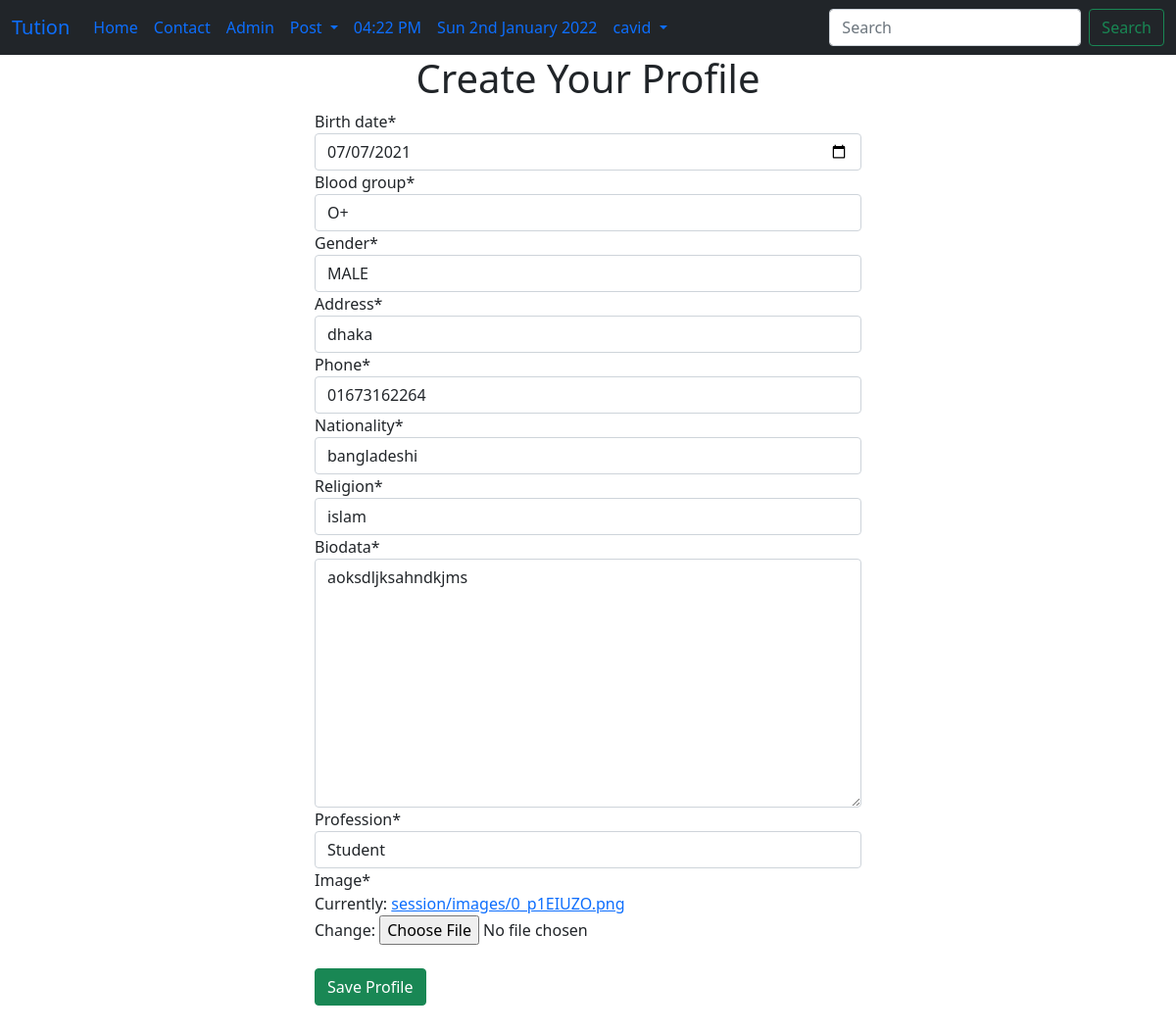
The app's page /session/userpro/ (signed in) with its own data.
### session/models.py (models this page shows, shortened)
class UserProfile(models.Model):
    GENRE_CHOICES = (
        ('Male', 'MALE'),
        ('Female', 'FEMALE'),
    )
    CATEGORY=(
        ('Student', 'Student'),
        ('Teacher', 'Teacher'),
    )
    BLOOD_GROUP=(
        ('A+', 'A+'),
        ('A-', 'A-'),
        ('AB+', 'AB+'),
        ('AB-', 'AB-'),
        ('B+', 'B+'),
        ('B-', 'B-'),
        ('O+', 'O+'),
        ('O-', 'O-'),
    )
    user = models.OneToOneField(User,on_delete=models.CASCADE)
    birth_date = models.DateField()
    blood_group=models.CharField(max_length=3, choices=BLOOD_GROUP)
    gender = models.CharField(max_length=50, choices=GENRE_CHOICES)
    address = models.CharField(max_length=150)
    phone=models.CharField(max_length=13)
    nationality = models.CharField(max_length=30)
    religion = models.CharField(max_length=50)
    biodata=models.TextField()
    profession=models.CharField(max_length=50,choices=CATEGORY,null=True)
    image=models.ImageField(default='default.jpg', upload_to='session/images')

### session/views.py (the view)
# urls.py: path('userpro/',userProfile,name="userProfile"),
def userProfile(request):
    try:
        instance= UserProfile.objects.get(user=request.user)
    except UserProfile.DoesNotExist:
        instance=None
    if request.method=="POST":
        if instance:
            form=UserProfileForm(request.POST,request.FILES, instance=instance)
        else:
            form=UserProfileForm(request.POST,request.FILES)
        if form.is_valid():
            obj=form.save(commit=False)
            obj.user=request.user
            obj.save()
            messages.success(request, "successfully Saved Your profile")
            return redirect('homeview')
    else:
        form=UserProfileForm(instance=instance)
    context={
        'form':form
    }
    return render(request,'session/userproCreate.html',context)

### session/forms.py
class UserProfileForm(forms.ModelForm):
    birth_date=forms.DateField(widget=forms.TextInput(
        attrs={'type':'date'}
    ))
    class Meta:
        model=UserProfile
        exclude=('user',)

### templates/session/userproCreate.html (shortened to what this page needs)
{% extends 'basic.html' %}
{% block body %}
{% load crispy_forms_tags %}
<div class="container">
    <div class="col-md-6 offset-md-3">
    <h1 class="text-center">Create Your Profile</h1>
    <form method="post" enctype= "multipart/form-data">
    {{form|crispy}}<br>
    <button type="submit" class="btn btn-success">Save Profile</button>
    </form>
    </div><br><br><br><br>
</div>
{% endblock body %}

### templates/basic.html (shortened to what this page needs)
<!DOCTYPE html>
<html lang="en">
<head>
  <link href="https://cdn.jsdelivr.net/npm/bootstrap@5.1.3/dist/css/bootstrap.min.css" rel="stylesheet"
 />
</head>
{% block content %}
<nav class="navbar navbar-expand-lg navbar-white bg-dark">
  <div class="container-fluid">
    <a class="navbar-brand" href="/">Tution</a>
    <div class="collapse navbar-collapse" id="navbarSupportedContent">
      <ul class="navbar-nav me-auto mb-2 mb-lg-0">
        <li class="nav-item">
          <a class="nav-link active" aria-current="page" href="{% url 'homeview' %}">Home</a>
        </li>
        <li class="nav-item">
          <a class="nav-link" href="/tuition/contact/">Contact</a>
        </li>
        <li class="nav-item">
          <a class="nav-link" href="/admin/">Admin</a>
        </li>
        <li class="nav-item dropdown">
          <a class="nav-link dropdown-toggle" href="#" id="navbarDropdown" role="button" data-bs-toggle="dropdown"
            aria-expanded="false">
            Post
          </a>
        </li>
        <li class="nav-item">
          <a class="nav-link" href="">{% now "h:i A" %}</a>
        </li>
        <li class="nav-item">
          <a class="nav-link" href="">{% now "D jS F Y" %}</a>
        </li>
        {% if user.is_authenticated %}
        <li class="nav-item dropdown">
          <a class="nav-link dropdown-toggle" href="#" id="navbarDropdown" role="button" data-bs-toggle="dropdown"
            aria-expanded="false">
            {{user.username}}
          </a>
        </li>
        {% endif %}
      </ul>
      <form method="post" action="/tuition/search/" class="d-flex">
        <input class="form-control me-2" type="search" placeholder="Search" name="search" aria-label="Search" />
        <button class="btn btn-outline-success" type="submit">Search</button>
      </form>
    </div>
  </div>
</nav>
{% endblock %}
<body>
  {% block body %}
  {% endblock %}
</body>
</html>

### records on screen
UserProfile: birth_date "07/07/2021", blood_group "O+", gender "MALE", address "dhaka", phone "01673162264", nationality "bangladeshi", religion "islam", biodata "aoksdljksahndkjms", profession "Student"

### other values on screen
{{ user.username }} "cavid"
